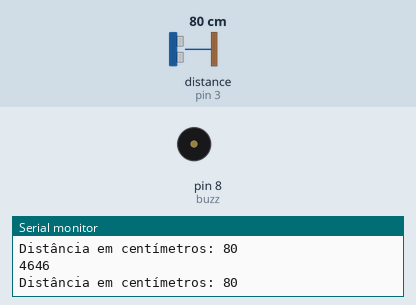
Simulated run of this sketch. Board: Arduino Uno, built with avr-gcc and run on an emulated ATmega328P. Shown: buzzer (waves = sounding), the last lines printed to the serial monitor. Wiring (inferred from the names in the program): ultrasonic range finder: trigger pin 2; echo pin 3. The inputs (shaded band) are chosen by the test bench; at power-on: distance to the obstacle (sensor on pin 3) 80 cm. The echo pulse lasts 58.3 µs per cm.

Above: at 1.2 s.
1.3 s: distance to the obstacle (sensor on pin 3) set to 13 cm
2.8 s: distance to the obstacle (sensor on pin 3) set to 10 cm
At 3.8 s:
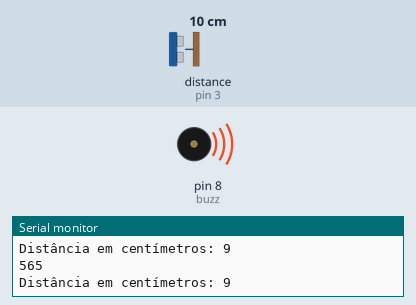
7.4 s: distance to the obstacle (sensor on pin 3) set to 35 cm
At 9.0 s:
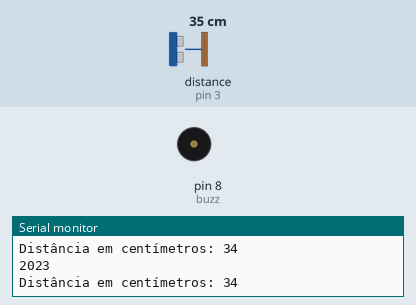
Timing chart, 0 to 10.5 s (numbered marks = the images above; inputs shaded):
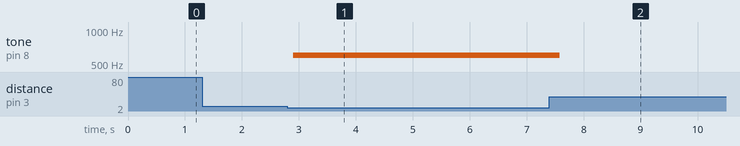

Measured:
- the behaviour switches between 12 and 11 cm on distance to the obstacle (sensor on pin 3) (found by bisection; images 0 and 1)
- after the input at 2.8 s, tone on pin 8 (buzz): silent → 600 Hz after 0.10 s
- after the input at 7.4 s, tone on pin 8 (buzz): 600 Hz → silent after 0.18 s

The sketch:

sistema-de-estacionamento.ino
```cpp
//Declaração das variáveis inteiras

int pinoTrig = 2;

int pinoEcho = 3;

//Declaração das variáveis de distância

long duracao = 0;

long distancia = 0;

//Declaração dos "Leds"

int ledVermelho = 6;

int ledAmarelo = 5;

int ledVerde = 4;

//Declaração da variável para controlar o "Buzzer"

int buzz = 8;

//Início do código "Setup"

void setup()
{

	//Comunicação com o monitor serial
	Serial.begin(9600);

	//Ativação dos pinos
	pinMode(pinoEcho, INPUT);
	pinMode(pinoTrig, OUTPUT);

}

	//Início do código "Loop"

void loop()
{


	digitalWrite(pinoEcho, LOW);
	delayMicroseconds(10);
	digitalWrite(pinoTrig, HIGH);
	delayMicroseconds(10);
    digitalWrite(pinoTrig, LOW);
    duracao = pulseIn(pinoEcho, HIGH);
    Serial.println(duracao);
    distancia = duracao / 58;
    Serial.print("Distância em centímetros: ");
    Serial.println(distancia);
    delay(100);

    if (distancia < 5) {

        digitalWrite(ledVermelho, HIGH);

        tone(buzz, 400, 1000);
    }

    else {

        digitalWrite(ledVermelho, LOW);

        noTone(buzz);

    }

    if(distancia >= 5 && distancia <= 10){

        digitalWrite(ledAmarelo, HIGH);

        tone(buzz, 500, 700);

    } else {

        digitalWrite(ledAmarelo, LOW);

        noTone(buzz);

    }

    if(distancia <= 10){

        digitalWrite(ledVerde, HIGH);

        tone(buzz, 600, 400);

    } else {

        digitalWrite(ledVerde, LOW);

        noTone(buzz);

    }


}
```
